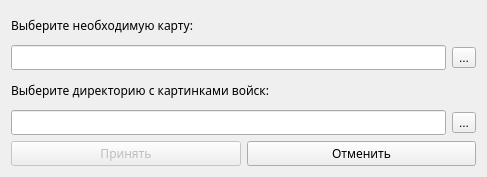
<?xml version="1.0" encoding="UTF-8"?>
<ui version="4.0">
 <class>Dialog</class>
 <widget class="QDialog" name="Dialog">
  <property name="windowModality">
   <enum>Qt::WindowModal</enum>
  </property>
  <property name="geometry">
   <rect>
    <x>0</x>
    <y>0</y>
    <width>487</width>
    <height>177</height>
   </rect>
  </property>
  <property name="sizePolicy">
   <sizepolicy hsizetype="Preferred" vsizetype="Preferred">
    <horstretch>0</horstretch>
    <verstretch>0</verstretch>
   </sizepolicy>
  </property>
  <property name="minimumSize">
   <size>
    <width>487</width>
    <height>0</height>
   </size>
  </property>
  <property name="windowTitle">
   <string>Настройка новой карты</string>
  </property>
  <property name="autoFillBackground">
   <bool>false</bool>
  </property>
  <property name="sizeGripEnabled">
   <bool>false</bool>
  </property>
  <property name="incorrect_maps_directory" stdset="0">
   <bool>false</bool>
  </property>
  <property name="incorrect_troops_directory" stdset="0">
   <bool>false</bool>
  </property>
  <layout class="QVBoxLayout" name="VLayout">
   <item>
    <widget class="QLabel" name="map_label">
     <property name="font">
      <font>
       <family>Segoe UI Semilight</family>
       <pointsize>9</pointsize>
      </font>
     </property>
     <property name="text">
      <string>Выберите необходимую карту:</string>
     </property>
    </widget>
   </item>
   <item>
    <layout class="QHBoxLayout" name="mapsLayout">
     <item>
      <widget class="QLineEdit" name="mapsDirectoryLine">
       <property name="font">
        <font>
         <family>Segoe UI Semilight</family>
         <pointsize>9</pointsize>
        </font>
       </property>
      </widget>
     </item>
     <item>
      <widget class="QToolButton" name="mapsDirectoryButton">
       <property name="styleSheet">
        <string notr="true"/>
       </property>
       <property name="text">
        <string>...</string>
       </property>
      </widget>
     </item>
    </layout>
   </item>
   <item>
    <widget class="QLabel" name="troops_label">
     <property name="font">
      <font>
       <family>Segoe UI Semilight</family>
       <pointsize>9</pointsize>
      </font>
     </property>
     <property name="styleSheet">
      <string notr="true"/>
     </property>
     <property name="text">
      <string>Выберите директорию с картинками войск:</string>
     </property>
    </widget>
   </item>
   <item>
    <layout class="QHBoxLayout" name="troopsLayout">
     <item>
      <widget class="QLineEdit" name="troopsDirectoryLine">
       <property name="font">
        <font>
         <family>Segoe UI Semilight</family>
         <pointsize>9</pointsize>
        </font>
       </property>
      </widget>
     </item>
     <item>
      <widget class="QToolButton" name="troopsDirectoryButton">
       <property name="styleSheet">
        <string notr="true"/>
       </property>
       <property name="text">
        <string>...</string>
       </property>
      </widget>
     </item>
    </layout>
   </item>
   <item>
    <layout class="QHBoxLayout" name="buttonsLayout">
     <item>
      <widget class="QPushButton" name="acceptButton">
       <property name="enabled">
        <bool>false</bool>
       </property>
       <property name="sizePolicy">
        <sizepolicy hsizetype="Preferred" vsizetype="Fixed">
         <horstretch>228</horstretch>
         <verstretch>29</verstretch>
        </sizepolicy>
       </property>
       <property name="font">
        <font>
         <family>Segoe UI Semilight</family>
         <pointsize>9</pointsize>
         <weight>50</weight>
         <bold>false</bold>
        </font>
       </property>
       <property name="acceptDrops">
        <bool>false</bool>
       </property>
       <property name="text">
        <string>Принять</string>
       </property>
       <property name="checkable">
        <bool>false</bool>
       </property>
       <property name="checked">
        <bool>false</bool>
       </property>
       <property name="autoRepeat">
        <bool>false</bool>
       </property>
       <property name="default">
        <bool>false</bool>
       </property>
      </widget>
     </item>
     <item>
      <widget class="QPushButton" name="rejectButton">
       <property name="sizePolicy">
        <sizepolicy hsizetype="Preferred" vsizetype="Fixed">
         <horstretch>228</horstretch>
         <verstretch>29</verstretch>
        </sizepolicy>
       </property>
       <property name="font">
        <font>
         <family>Segoe UI Semilight</family>
         <pointsize>9</pointsize>
        </font>
       </property>
       <property name="text">
        <string>Отменить</string>
       </property>
      </widget>
     </item>
    </layout>
   </item>
  </layout>
 </widget>
 <resources/>
 <connections>
  <connection>
   <sender>mapsDirectoryButton</sender>
   <signal>clicked()</signal>
   <receiver>Dialog</receiver>
   <slot>files_manage()</slot>
   <hints>
    <hint type="sourcelabel">
     <x>576</x>
     <y>95</y>
    </hint>
    <hint type="destinationlabel">
     <x>300</x>
     <y>125</y>
    </hint>
   </hints>
  </connection>
  <connection>
   <sender>troopsDirectoryButton</sender>
   <signal>clicked()</signal>
   <receiver>Dialog</receiver>
   <slot>files_manage()</slot>
   <hints>
    <hint type="sourcelabel">
     <x>576</x>
     <y>213</y>
    </hint>
    <hint type="destinationlabel">
     <x>300</x>
     <y>125</y>
    </hint>
   </hints>
  </connection>
  <connection>
   <sender>acceptButton</sender>
   <signal>clicked()</signal>
   <receiver>Dialog</receiver>
   <slot>accept()</slot>
   <hints>
    <hint type="sourcelabel">
     <x>118</x>
     <y>150</y>
    </hint>
    <hint type="destinationlabel">
     <x>228</x>
     <y>88</y>
    </hint>
   </hints>
  </connection>
  <connection>
   <sender>rejectButton</sender>
   <signal>clicked()</signal>
   <receiver>Dialog</receiver>
   <slot>reject()</slot>
   <hints>
    <hint type="sourcelabel">
     <x>339</x>
     <y>150</y>
    </hint>
    <hint type="destinationlabel">
     <x>228</x>
     <y>88</y>
    </hint>
   </hints>
  </connection>
  <connection>
   <sender>troopsDirectoryLine</sender>
   <signal>textChanged(QString)</signal>
   <receiver>Dialog</receiver>
   <slot>enable_accept_button()</slot>
   <hints>
    <hint type="sourcelabel">
     <x>211</x>
     <y>113</y>
    </hint>
    <hint type="destinationlabel">
     <x>228</x>
     <y>88</y>
    </hint>
   </hints>
  </connection>
  <connection>
   <sender>mapsDirectoryLine</sender>
   <signal>textChanged(QString)</signal>
   <receiver>Dialog</receiver>
   <slot>enable_accept_button()</slot>
   <hints>
    <hint type="sourcelabel">
     <x>211</x>
     <y>51</y>
    </hint>
    <hint type="destinationlabel">
     <x>228</x>
     <y>88</y>
    </hint>
   </hints>
  </connection>
  <connection>
   <sender>troopsDirectoryLine</sender>
   <signal>textChanged(QString)</signal>
   <receiver>Dialog</receiver>
   <slot>correct_wrong_path()</slot>
   <hints>
    <hint type="sourcelabel">
     <x>226</x>
     <y>113</y>
    </hint>
    <hint type="destinationlabel">
     <x>243</x>
     <y>88</y>
    </hint>
   </hints>
  </connection>
  <connection>
   <sender>mapsDirectoryLine</sender>
   <signal>textChanged(QString)</signal>
   <receiver>Dialog</receiver>
   <slot>correct_wrong_path()</slot>
   <hints>
    <hint type="sourcelabel">
     <x>226</x>
     <y>51</y>
    </hint>
    <hint type="destinationlabel">
     <x>243</x>
     <y>88</y>
    </hint>
   </hints>
  </connection>
 </connections>
 <slots>
  <slot>files_manage()</slot>
  <slot>enable_accept_button()</slot>
  <slot>correct_wrong_path()</slot>
 </slots>
</ui>
